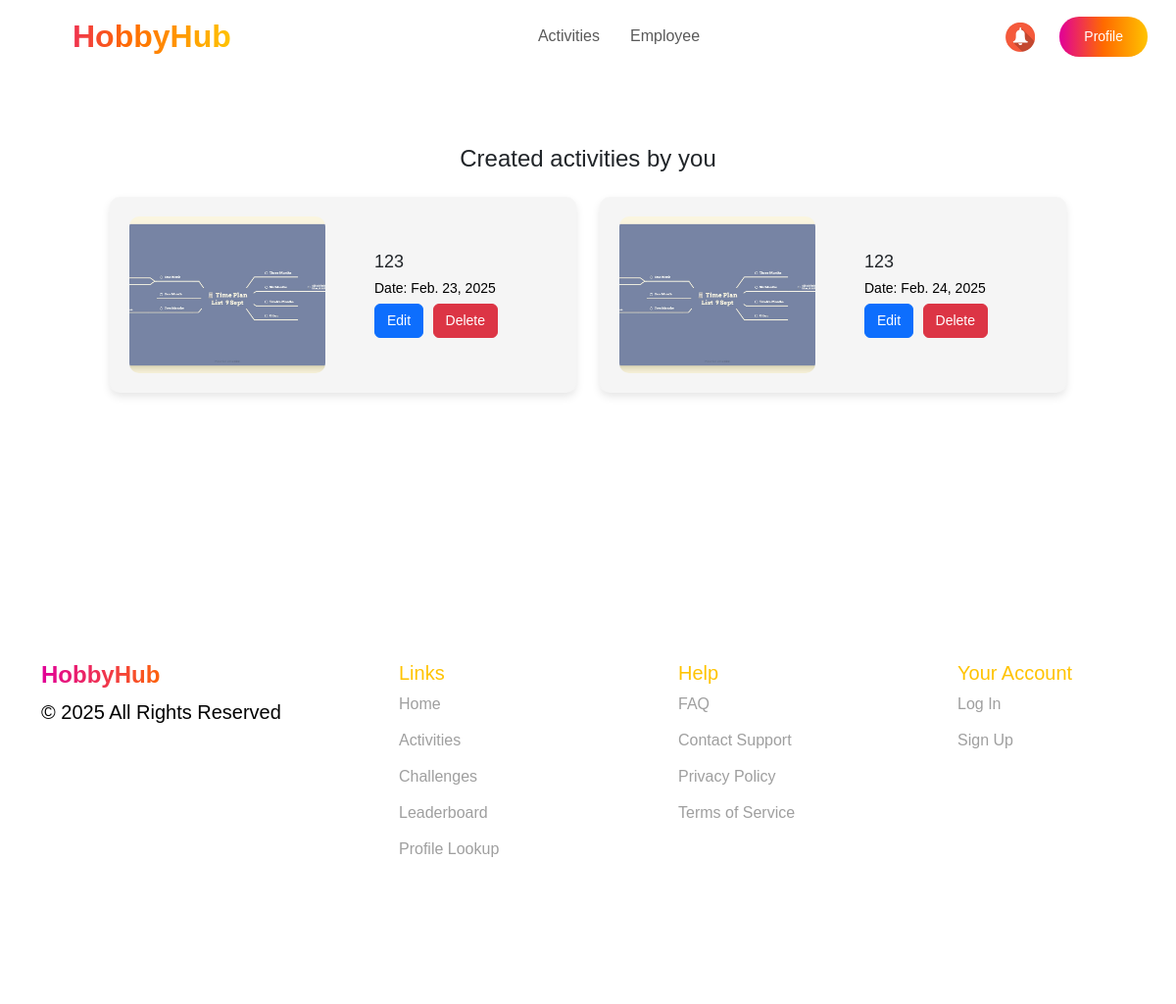
The page /organizer/ (signed in) on the database as committed earlier.
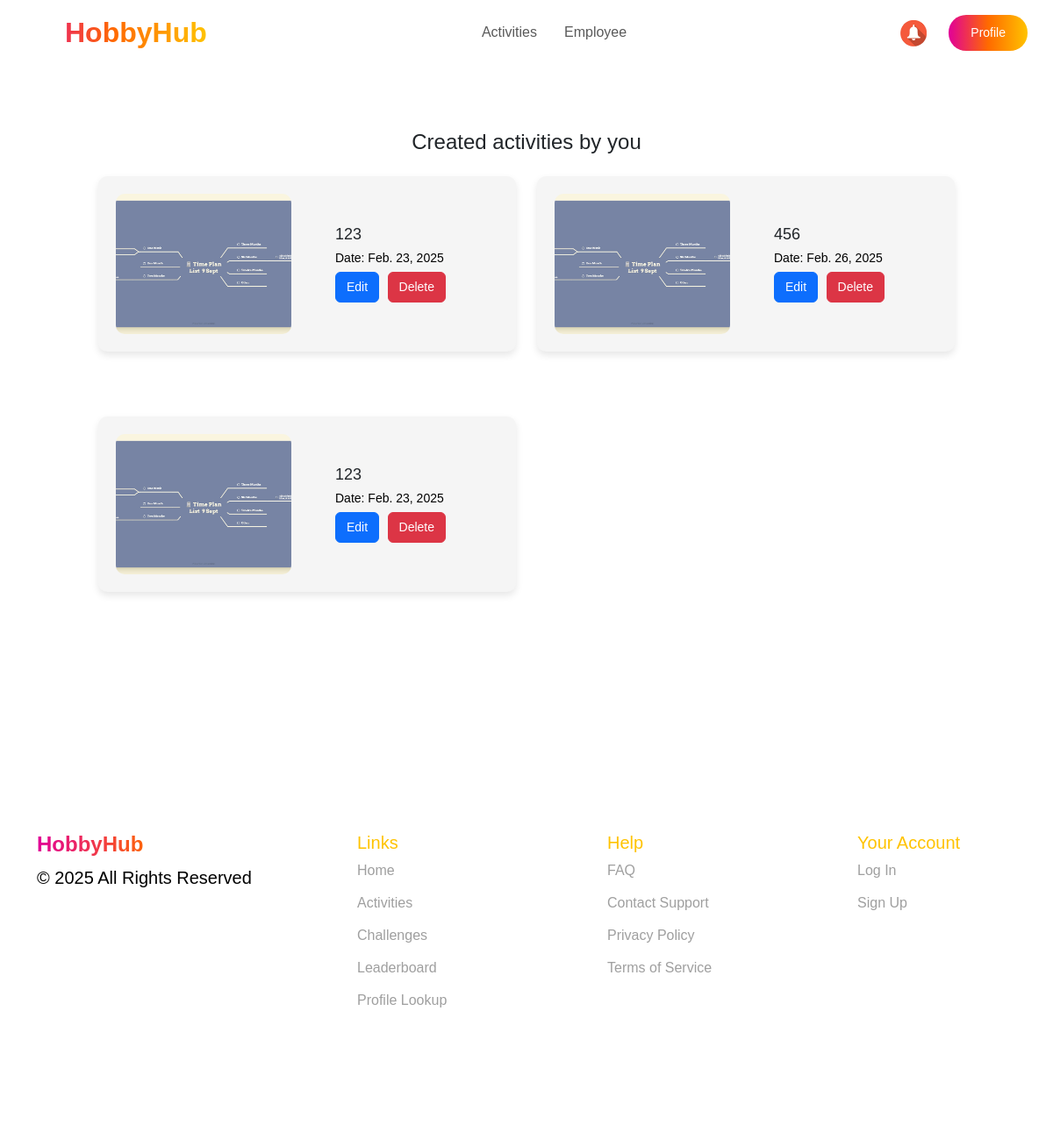
The same page on the database as committed later.
### events/models.py (models this page shows, shortened)
class Event(models.Model):
    title = models.CharField(max_length=150)
    description = models.TextField()
    location = models.CharField(max_length=250)
    date = models.DateField()
    time = models.TimeField()
    hobbies = models.ManyToManyField(Hobby, related_name='events')  # Связь многие ко многим
    image = models.ImageField(upload_to='event_images/', null=True, blank=True)
    company = models.ForeignKey(
        Company,
        to_field='company_id',
        on_delete=models.CASCADE,
        verbose_name="Company"
    )
    diamonds = models.IntegerField(default=0, verbose_name="Diamonds")  # Новое поле
    quota = models.IntegerField(default=10, verbose_name="Quota")      # Новое поле
    participants = models.ManyToManyField(Employee, related_name='events', blank=True)

### events/views.py (the view)
# urls.py: path('organizer/', organizer_view, name='organizer_view'),
@role_required("organizer")
def organizer_view(request):
    events = Event.objects.all()
    return render(request, 'organizer.html', {'events': events})

### events/views.py (called while the page is built)
def role_required(role):
    def decorator(view_func):
        @wraps(view_func)
        def wrapper(request, *args, **kwargs):
            if role == "employee" and not request.session.get("nickname"):
                return redirect(f"/sign_in/?next={request.get_full_path()}")
            if role == "organizer" and not request.session.get("company_id"):
                return redirect(f"/sign_in/?next={request.get_full_path()}")
            return view_func(request, *args, **kwargs)
        return wrapper
    return decorator

### events/templates/organizer.html (shortened to what this page needs)
<!DOCTYPE html>
<html lang="en">
<head>
    {% load static %}
    <link rel="stylesheet" href="https://cdn.jsdelivr.net/npm/bootstrap@5.3.0/dist/css/bootstrap.min.css">
    <link rel="stylesheet" href="{% static 'css/all.css' %}">
    <link href="https://fonts.cdnfonts.com/css/gilroy-bold" rel="stylesheet">
</head>
<body>
    <section class="header">
        <nav class="navbar navbar-expand-lg navbar-bold bg-white  px-4 fixed-top">
            <a class="navbar-brand fw-bold gradient-text logo" href="{% url 'organizer_view' %}">HobbyHub</span></a>
            <div class="collapse navbar-collapse justify-content-center" id="navbarNav">
                <ul class="navbar-nav">
                    <li class="nav-item header-text"><a class="nav-link" href="{% url 'activities' %}">Activities</a></li>
                    <li class="nav-item header-text"><a class="nav-link" href="{% url 'employees' %}">Employee</a></li>
                </ul>
            </div>
            <div class="d-flex">
                <a class="notifications"><img src="{% static 'images/bell.jpg' %}" alt="Notification"></a>
                <button class="btn btn-gradient" ><a href="{% url 'organizer_profile'%}" style="text-decoration: none; color: #fff;">Profile</a></button>
            </div>
        </nav>
    </section>
    <section class="your-activities">
        <div class="container mt-5">
            <h2 class="title text-center">Created activities by you</h2>
            <div class="row mt-4">
                {% for event in events %}
                <div class="col-md-6 mb-4" id="activities">
                    <div class="activity-card">
                            <img src="{{ event.image.url }}" class="activity-img" alt="{{ event.title }}" width="200">
                            <div class="activity-info">
                                <h5>{{ event.title }}</h5>
                                <p>Date: {{ event.date }}</p>
                                <button class="btn btn-primary">Edit</button>
                                <button class="btn btn-danger">Delete</button>
                            </div>
                        </div>
                    </div>
                {% endfor %}
            </div>
        </div>
    </section>
    <footer class="footer">
        <div class="container">
            <div class="row">
                <div class="col-md-3">
                    <h4 class="fw-bold gradient-text">HobbyHub</h4>
                    <p>© 2025 All Rights Reserved</p>
                </div>
                <div class="col-md-3">
                    <h5>Links</h5>
                    <ul>
                        <li><a href="#">Home</a></li>
                        <li><a href="#">Activities</a></li>
                        <li><a href="#">Challenges</a></li>
                        <li><a href="#">Leaderboard</a></li>
                        <li><a href="#">Profile Lookup</a></li>
                    </ul>
                </div>
                <div class="col-md-3">
                    <h5>Help</h5>
                    <ul>
                        <li><a href="#">FAQ</a></li>
                        <li><a href="#">Contact Support</a></li>
                        <li><a href="#">Privacy Policy</a></li>
                        <li><a href="#">Terms of Service</a></li>
                    </ul>
                </div>
                <div class="col-md-3">
                    <h5>Your Account</h5>
                    <ul>
                        <li><a href="#">Log In</a></li>
                        <li><a href="#">Sign Up</a></li>
                    </ul>
                </div>
            </div>
        </div>
    </footer>
</body>
</html>

### events/static/css/guest-styles.css (style rules this page uses)
html { scroll-behavior: smooth; }
body { font-family: 'Girloy-Medium', sans-serif !important; margin: auto; background-color: #f5f5f5; }
p { color: #000000; font-weight: 400; font-size: 20px; }
.gradient-text { background: linear-gradient(90deg, #E10098 0%, #FF6A00 50%, #FFC300 100%); -webkit-background-clip: text; -webkit-text-fill-color: transparent; font-weight: bold; }
.nav-item a { margin-right: 15px; }
.btn-gradient { background: linear-gradient(90deg, #E10098 0%, #FF6A00 50%, #FFC300 100%); color: white; border-radius: 20px; padding: 10px 25px; font-size: 18px; border: none; cursor: pointer; transition: 0.3s; }
.logo { font-size: 2rem; font-weight: bold; }
.footer { height: 450px; background: #FFFFFF; color: black; padding: 100px 0; }
.footer h5 { padding-left: 80px; color: #FFC300; }
.footer ul { list-style: none; display: flex; flex-direction: column; padding-left: 50px; }
.footer ul li { margin-bottom: 13px; }
.footer ul li a { color: #9F9F9F; text-decoration: none; padding-left: 30px; }

### events/static/css/organizer-styles.css (style rules this page uses)
body { font-family: 'Gilroy-Medium', sans-serif; background-color: #F5F5F5; }
body h1, h2, h3, h4,h5,h6, header { font-family: 'Gilroy-Bold', sans-serif; }
p { color: #000000; font-weight: 400; font-size: 20px; }
.header { background-color: gainsboro; }
.gradient-text { background: linear-gradient(90deg, #E10098 0%, #FF6A00 50%, #FFC300 100%); -webkit-background-clip: text; -webkit-text-fill-color: transparent; font-weight: bold; }
.btn-gradient { background: linear-gradient(90deg, #E10098 0%, #FF6A00 50%, #FFC300 100%); color: white; border-radius: 20px; padding: 10px 25px; font-size: 18px; border: none; cursor: pointer; transition: 0.3s; }
.logo { font-size: 2rem; font-weight: bold; padding-left: 50px; }
.footer { height: 450px; background: #FFFFFF; color: black; padding: 100px 0; }
.footer h5 { padding-left: 80px; color: #FFC300; }
.footer ul { list-style: none; display: flex; flex-direction: column; padding-left: 50px; }
.footer ul li { margin-bottom: 13px; }
.footer ul li a { color: #9F9F9F; text-decoration: none; padding-left: 30px; }
.your-activities { padding: 100px; background-color: #FFFFFF; }
.title { font-family: 'Gilroy-Bold', sans-serif; font-size: 24px; margin-bottom: 20px; }
.activity-card { display: flex; align-items: center; background: #F5F5F5; padding: 20px; border-radius: 10px; box-shadow: 0 4px 8px rgba(0, 0, 0, 0.1); margin-bottom: 50px; }
.activity-img { width: 200px; height: 160px; border-radius: 10px; object-fit: cover; margin-right: 50px; }
.activity-info h5 { font-family: 'Gilroy-Bold', sans-serif; margin: 0; font-size: 18px; }
.activity-info p { margin: 5px 0; font-size: 14px; }
.btn { font-size: 14px; margin-right: 5px; }
.notifications img { width:30px; height:30px; margin-right: 25px; margin-top: 6px; }

### events/static/css/user-styles.css (style rules this page uses)
body { overflow-x: hidden; }

### events/static/css/profile.css (style rules this page uses)
.activity-card { border-radius: 10px; overflow: hidden; transition: transform 0.3s; }

### events/static/css/activities.css (style rules this page uses)
body { font-family: 'Gilroy-Medium', sans-serif; }
body h1, h2, h3, h4,h5,h6, header { font-family: 'Gilroy-Bold', sans-serif; }

### events/static/css/employees.css (style rules this page uses)
body { font-family: 'Gilroy-Medium', sans-serif; background-color: #F5F5F5; }
body h1, h2, h3, h4,h5,h6, header { font-family: 'Gilroy-Bold', sans-serif; }

Rows that differ between the two databases and show on the page:
removed Event: image (picture), title "123", date "Feb. 24, 2025"
added Event: image (picture), title "456", date "Feb. 26, 2025"
added Event: image (picture), title "123", date "Feb. 23, 2025"
